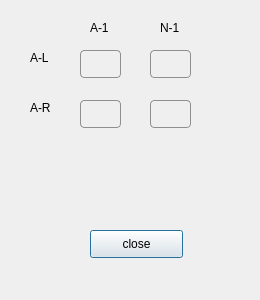
<?xml version="1.0" encoding="UTF-8"?>
<ui version="4.0">
 <class>base_2_2_mixer</class>
 <widget class="QDialog" name="base_2_2_mixer">
  <property name="geometry">
   <rect>
    <x>0</x>
    <y>0</y>
    <width>260</width>
    <height>300</height>
   </rect>
  </property>
  <property name="windowTitle">
   <string>Dialog</string>
  </property>
  <widget class="QPushButton" name="pushButton_close">
   <property name="geometry">
    <rect>
     <x>90</x>
     <y>230</y>
     <width>93</width>
     <height>28</height>
    </rect>
   </property>
   <property name="text">
    <string>close</string>
   </property>
  </widget>
  <widget class="QWidget" name="widget" native="true">
   <property name="geometry">
    <rect>
     <x>0</x>
     <y>0</y>
     <width>261</width>
     <height>181</height>
    </rect>
   </property>
   <property name="styleSheet">
    <string notr="true">QPushButton {
     border: 1px solid #8f8f91;
     border-radius: 4px;
     background-color: qlineargradient(x1: 0, y1: 0, x2: 0, y2: 1,
                                       stop: 0 #f6f7fa, stop: 1 #dadbde);
 }

 QPushButton:pressed {
     background-color: qlineargradient(x1: 0, y1: 0, x2: 0, y2: 1,
                                       stop: 0 #dadbde, stop: 1 #f6f7fa);
 }
QPushButton:checked{
	background-color: rgb(0, 178, 0);
}</string>
   </property>
   <widget class="QLabel" name="label_al">
    <property name="geometry">
     <rect>
      <x>30</x>
      <y>50</y>
      <width>48</width>
      <height>16</height>
     </rect>
    </property>
    <property name="text">
     <string>A-L</string>
    </property>
   </widget>
   <widget class="QLabel" name="label_ar">
    <property name="geometry">
     <rect>
      <x>30</x>
      <y>100</y>
      <width>48</width>
      <height>16</height>
     </rect>
    </property>
    <property name="text">
     <string>A-R</string>
    </property>
   </widget>
   <widget class="QPushButton" name="AR_a1">
    <property name="geometry">
     <rect>
      <x>80</x>
      <y>100</y>
      <width>41</width>
      <height>28</height>
     </rect>
    </property>
    <property name="mouseTracking">
     <bool>false</bool>
    </property>
    <property name="tabletTracking">
     <bool>false</bool>
    </property>
    <property name="autoFillBackground">
     <bool>false</bool>
    </property>
    <property name="styleSheet">
     <string notr="true"/>
    </property>
    <property name="text">
     <string/>
    </property>
    <property name="checkable">
     <bool>true</bool>
    </property>
    <property name="default">
     <bool>false</bool>
    </property>
    <property name="flat">
     <bool>false</bool>
    </property>
   </widget>
   <widget class="QLabel" name="label_a1">
    <property name="geometry">
     <rect>
      <x>90</x>
      <y>20</y>
      <width>40</width>
      <height>16</height>
     </rect>
    </property>
    <property name="text">
     <string>A-1</string>
    </property>
   </widget>
   <widget class="QLabel" name="label_n1">
    <property name="geometry">
     <rect>
      <x>160</x>
      <y>20</y>
      <width>40</width>
      <height>16</height>
     </rect>
    </property>
    <property name="text">
     <string>N-1</string>
    </property>
   </widget>
   <widget class="QPushButton" name="AR_n1">
    <property name="geometry">
     <rect>
      <x>150</x>
      <y>100</y>
      <width>41</width>
      <height>28</height>
     </rect>
    </property>
    <property name="mouseTracking">
     <bool>true</bool>
    </property>
    <property name="tabletTracking">
     <bool>false</bool>
    </property>
    <property name="styleSheet">
     <string notr="true"/>
    </property>
    <property name="text">
     <string/>
    </property>
    <property name="checkable">
     <bool>true</bool>
    </property>
    <property name="default">
     <bool>false</bool>
    </property>
    <property name="flat">
     <bool>false</bool>
    </property>
   </widget>
   <widget class="QPushButton" name="AL_n1">
    <property name="geometry">
     <rect>
      <x>150</x>
      <y>50</y>
      <width>41</width>
      <height>28</height>
     </rect>
    </property>
    <property name="mouseTracking">
     <bool>true</bool>
    </property>
    <property name="contextMenuPolicy">
     <enum>Qt::DefaultContextMenu</enum>
    </property>
    <property name="styleSheet">
     <string notr="true"/>
    </property>
    <property name="text">
     <string/>
    </property>
    <property name="checkable">
     <bool>true</bool>
    </property>
   </widget>
   <widget class="QPushButton" name="AL_a1">
    <property name="geometry">
     <rect>
      <x>80</x>
      <y>50</y>
      <width>41</width>
      <height>28</height>
     </rect>
    </property>
    <property name="styleSheet">
     <string notr="true"/>
    </property>
    <property name="text">
     <string/>
    </property>
    <property name="checkable">
     <bool>true</bool>
    </property>
   </widget>
  </widget>
 </widget>
 <resources/>
 <connections/>
</ui>
